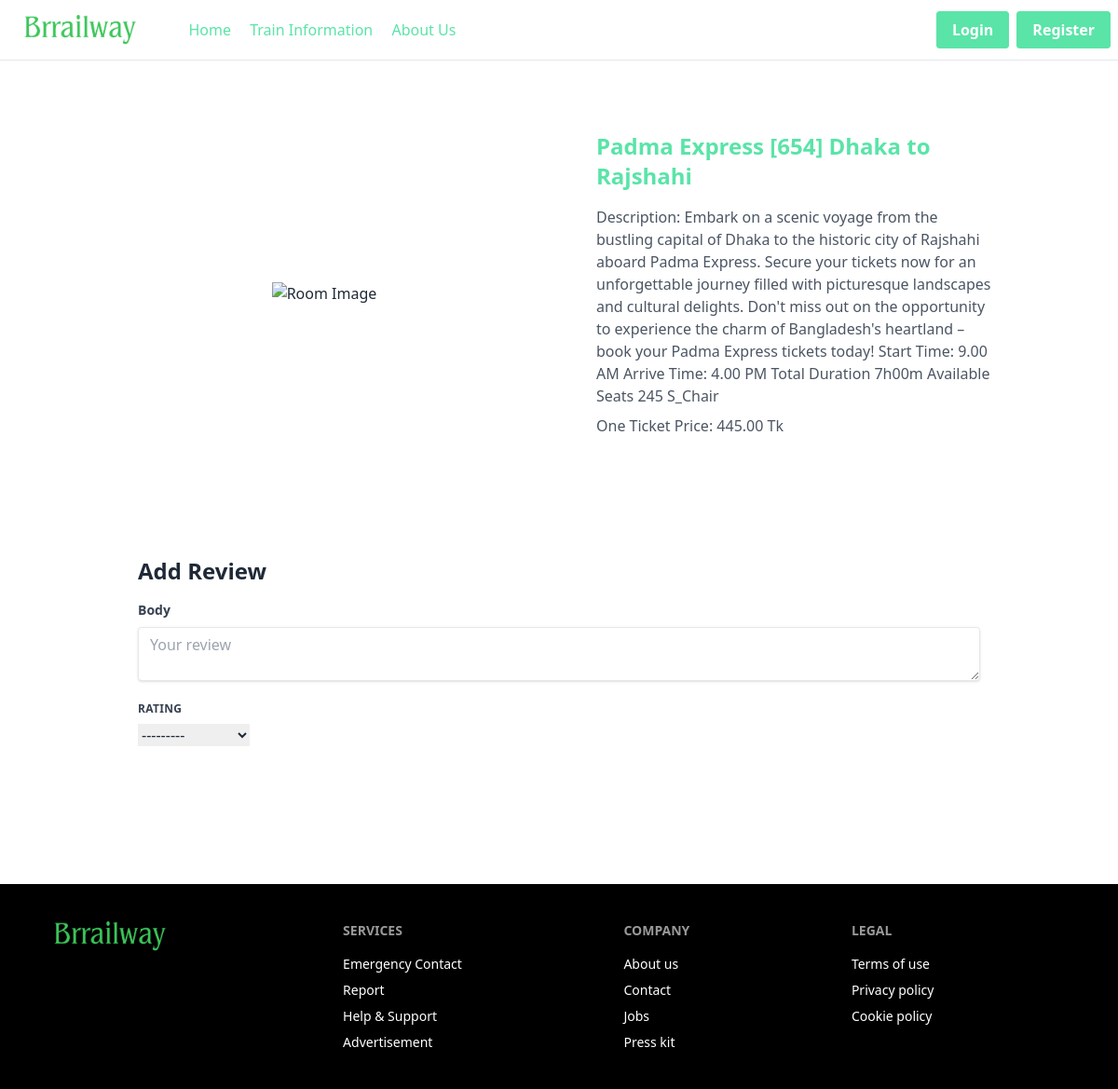
The page /train/details/4 on the database its author committed.
### train/models.py (models this page shows, shortened)
class Train(models.Model):
    title = models.CharField(max_length=100)
    description = models.TextField()
    image = models.ImageField(upload_to='media/')
    guest = models.IntegerField(choices=GUEST_CHOICES)
    price = models.DecimalField(max_digits=10, decimal_places=2)

### train/views.py (the view, shortened to what this page needs)
# urls.py: path('details/<int:id>',views.DetailsTrainView.as_view(), name='details_train'),
class DetailsTrainView(DetailView):
    model = Train
    template_name = 'details_train.html'
    pk_url_kwarg = 'id'
    context_object_name = 'train'
    def get_context_data(self, **kwargs):
        context = super().get_context_data(**kwargs)
        train = self.object
        reviews = train.comments.all()
        review_form= forms.ReviewForm()
        context['reviews']= reviews
        context['review_form']= review_form
        return context

### train/forms.py (shortened to what this page needs)
class ReviewForm(forms.ModelForm):
    class Meta:
        model = UserReviews
        fields = ['rating', 'body']
        widgets = {
            'rating': forms.Select(choices=STAR_CHOICES),
            'body': forms.Textarea(attrs={'rows': 4}),
        }
    def __init__(self, *args, **kwargs):
        self.train = kwargs.pop('train', None)
        self.user = kwargs.pop('user', None)
        super().__init__(*args, **kwargs)

### train/templates/details_train.html (shortened to what this page needs)
{% extends "base.html" %}
{% block content %}
<div class="flex bg-white mt-5 rounded-md m-2">
  <div class="w-1/2 flex justify-center items-center py-5">
    <img src="https://yearlynews.com/wp-content/uploads/2021/07/Dhaka-to-Tangail-Train-780x470.png" class="max-w-full" style="max-width: 400px;" alt="Room Image">
  </div>
  <div class="w-1/2 p-4">
    <div class="bg-white p-6">
      <h5 class="text-2xl font-bold mb-4">
        <a href="#" class="text-[#5AE4A8] ">{{ train.title }}</a>
      </h5>
      <p class="text-gray-600 mb-2">Description: {{ train.description }}</p>
      <p class="text-gray-600 mb-5">One Ticket Price: {{ train.price }} Tk</p>
    </div>
  </div>
</div>
<div class="card mt-4 m-2 bg-white rounded-md p-5">
  <div class="card-body">
    <form method="POST" enctype="multipart/form-data">
      <h1 class="mb-4 text-2xl font-bold">Add Review</h1>
      <div class="mb-4">
        <label for="body" class="block text-gray-700 text-sm font-bold mb-2">Body</label>
        <textarea id="body" name="body" placeholder="Your review" class="shadow appearance-none border rounded w-full py-2 px-3 text-gray-700 bg-white leading-tight focus:outline-none focus:shadow-outline"></textarea>
      </div>
      <div class="mb-4">
        <label class="block uppercase tracking-wide text-gray-700 bg-white text-xs font-bold mb-2" for="{{ review_form.rating.id_for_label }}">
          {{ review_form.rating.label }}
        </label>
        {{ review_form.rating }}
      </div>
    </form>
  </div>
</div>
{% endblock %}

### rows shown on the page
Train: title "Padma Express [654] Dhaka to Rajshahi", description "Embark on a scenic voyage from the bustling capital of Dhaka to the historic city of Rajshahi aboard Padma Express. Secure your tickets now for an unforgettable journey filled with picturesque landscapes and cultural delights. Don't miss out on the opportunity to experience the charm of Bangladesh's heartland – book your Padma Express tickets today! Start Time: 9.00 AM Arrive Time: 4.00 PM Total Duration 7h00m Available Seats 245 S_Chair", price "445.00"

### other values the page prints
{{ review_form.rating.label }} "RATING"
